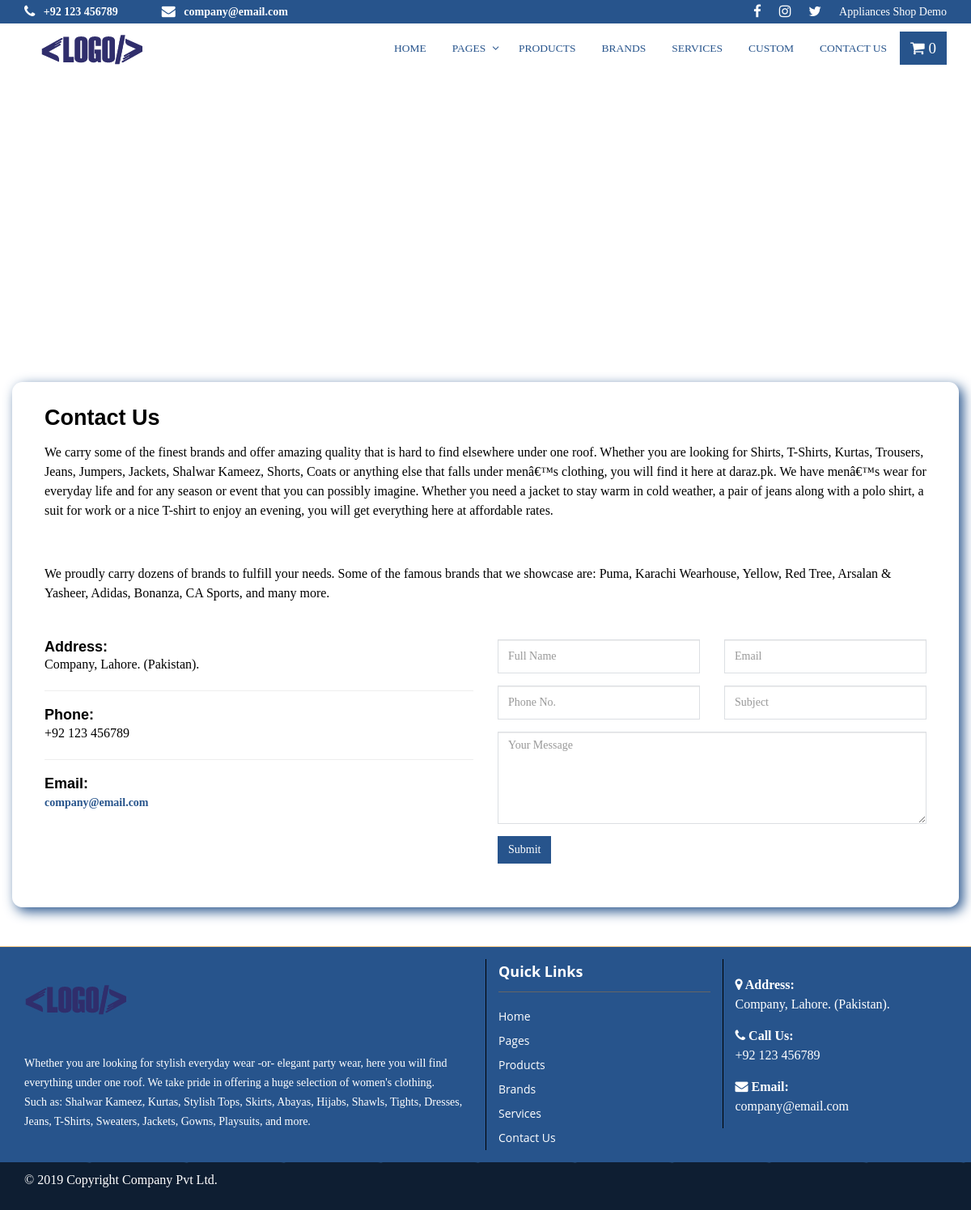
The page /contact.php on the database its author committed.
### tables this page shows
CREATE TABLE IF NOT EXISTS `contact` (
  `id` int(11) NOT NULL AUTO_INCREMENT,
  `sitename` text,
  `logo` text,
  `phone` text,
  `email` text,
  `address` text,
  `gmaps` text,
  `cover` text,
  `post` text,
  `fpost` text,
  `facebook` text,
  `twitter` text,
  `insta` text,
  `youtube` text,
  PRIMARY KEY (`id`)
);

CREATE TABLE IF NOT EXISTS `pages` (
  `id` int(11) NOT NULL AUTO_INCREMENT,
  `name` text NOT NULL,
  `slug` varchar(90) NOT NULL,
  `icon` text,
  `metak` text,
  `metad` text,
  `cover` text,
  `post` text,
  `res` int(11) NOT NULL DEFAULT '0',
  `ordr` int(11) NOT NULL,
  `hide` int(11) NOT NULL DEFAULT '0',
  PRIMARY KEY (`id`),
  UNIQUE KEY `slug` (`slug`)
);

### contact.php (the view, shortened to what this page needs)
<!DOCTYPE html>
<html lang="en">
<head>
  <?php if(empty( $_GET['page_name'])) $link = Null ?>
<?php include 'include/head.php'; ?>
</head>
<body class="body-wrapper">
  <div class="main_wrapper">
  <?php include 'include/header.php'; ?>
  <br>
  <?php
  $rows =mysqli_query($con,"SELECT * FROM contact where id=1 " ) or die(mysqli_error($con));
  while($row=mysqli_fetch_array($rows)){
    $pagepost = $row['post'];
  }
  ?>
     <div>
           <?php echo $gmaps ?>
     </div>
     <div class="container pbg" style="margin-top: -100px;position: relative;">
      <div class=" " >
          <h1>Contact Us</h1>
            <?php echo $pagepost ?>
         </div>
    <div class="row" class="pbg">
              <div class="col-md-12">
                 </div>
             </div>
     <div class="row ">
      <div class="col-md-6">
        <div class="address">
        <h4>Address:</h4>
        <ul class="list-unstyled">
            <?php echo $siteaddress ?>
        </ul>
        </div>
             <hr>
             <div class="phone">
            <h4>Phone:</h4>
            <ul class="list-unstyled">
              <li> <?php echo $sitephone ?></li>
          </ul>
        </div>
             <hr>
        <div class="email">
        <h4>Email:</h4>
        <ul class="list-unstyled">
            <li> <a href="mailto:<?php echo $sitemail ?>"><?php echo $sitemail ?></a></li>
        </ul>
        </div>
      </div>
      <div class="col-md-6">
             <div class="row">
        <div class="card">
            <div class="card-body">
                 <form action="" method="post">
                         <div class="form-row">
                             <div class="form-group col-md-6">
                               <input id="Full Name" name="name" placeholder="Full Name" class="form-control" type="text">
                             </div>
                             <div class="form-group col-md-6">
                               <input type="email" name="email" class="form-control" id="inputEmail4" placeholder="Email">
                             </div>
                           </div>
                         <div class="form-row">
                             <div class="form-group col-md-6">
                                 <input id="Phone No." name="phone" placeholder="Phone No." class="form-control" required type="text">
                             </div>
                             <div class="form-group col-md-6">
                                 <input id="Subject" name="subject" placeholder="Subject" class="form-control" required type="text">
                             </div>
                             <div class="form-group col-md-12">
                                       <textarea id="comment" name="msg" cols="40" rows="5" placeholder="Your Message"class="form-control"></textarea>
                             </div>
                         </div>
                         <div class="col-md-12">
                             <button name="submit" type="submit" class="btn bgcolor">Submit</button>
                         </div>
                     </form>
            </div>
        </div>
             </div>
    </div>
         <div class="clearfix">&nbsp;</div>
     </div>
     </div>
    <?php include 'include/footer.php'; ?>
</div>
</body>
</html>

### include/header.php (shortened to what this page needs)
<?php
        $rows =mysqli_query($con,"SELECT * FROM shop where status='cart' AND device='$device'" ) or die(mysqli_error($con));        $rowcount=mysqli_num_rows($rows);
?>
<header class="header-wrapper">
    <div class="topbar clearfix bgcolor">
      <div class="container">
      <ul class="topbar-left ">
          <li><i class="fa fa-phone"></i> <?php echo $sitephone ?> </li>
          <li class="email-id"> <i class="fa fa-envelope"></i>
            <a class="theme-text" href="mailto:<?php echo $sitemail ?>"><?php echo $sitemail ?></a>
          </li>
        </ul>
        <ul class="topbar-right    hidden-xs  hidden-sm">
          <li><i class="fa fa-facebook"></i></li>
          <li><i class="fa fa-instagram"></i></li>
          <li><i class="fa fa-twitter"></i></li>
          <li><?php echo $sitename ?></li>
        </ul>
      </div>
    </div>
    <div class="header clearfix">
      <nav class="navbar navbar-main navbar-default">
        <div class="container">
          <div class="row">
            <div class="col-xs-12">
              <div class="header_inner">
                <center>
                <div class="collapse navbar-collapse" id="main-nav"><span class="navbar-header"></span>
                  <ul class="nav navbar-nav">
              <li class="newlogo">
                <div class="hidden-xs">
                                <a class="logo clearfix" href="home"><img src="images/<?php echo $sitelogo; ?>" alt="" class="img-responsive"/></a>
                     </div>
              </li>
                    <?php
                    $rows =mysqli_query($con,"SELECT name,slug,res FROM pages WHERE hide=0  ORDER BY ordr" ) or die(mysqli_error($con));
                      while($row=mysqli_fetch_array($rows)){
                        $slug = $row['slug'];
                        $name = $row['name'];
                        $res = $row['res'];
                        ?>
                    <li <?php if($link==$slug) echo'class="bgcolor"' ;?> <?php if($slug=='pages') echo'class="dropdown"' ; else if($slug=='videos') echo'style="display:none;"'; ?>>
                      <a href="<?php if($res==0) echo'cpages-' ;?><?php if($slug=='pages') echo'#'; else  echo $slug ?>"></span><?php echo $name ?></a>
                    </li>
                    <?php } ?>
                    <li class="cartmenu bgcolor hidden-xs">
  <div class="dropdown show">
  <a style="font-size: 19px;" class="btn btn-secondary dropdown-toggle hoverwhite" href="#" role="button" id="dropdownMenuLink" data-toggle="dropdown" aria-haspopup="true" aria-expanded="false" style="color: #fff">
    <i class="fa fa-shopping-cart"></i> <span><?php echo $rowcount ?></span>
  </a>
</div>
                </li>
                  </ul>
                </div>
              </center>
              </div>
            </div>
          </div>
        </div>
      </nav>
    </div>
  </header>

### include/footer.php (shortened to what this page needs)
<br>
<br>
<footer class="footer-v1">
  <div class="menuFooter clearfix bgcolor">
    <div class="container">
      <div class="row clearfix">
        <div class="col-sm-6 col-xs-12">
        	<p><img src="images/<?php echo $sitelogo; ?>" alt="" class="img-responsive"/></p>
        	<p><?php echo $fpost ;?></p>
        </div>
        <div class="col-sm-3 col-xs-12 borderLeft">
          <h5 class="theme-text">Quick Links</h5>
          <ul class="menuLink">
            <?php
            $rows =mysqli_query($con,"SELECT name,slug,res FROM pages where res=1 AND hide=0  ORDER BY ordr" ) or die(mysqli_error($con));
            while($row=mysqli_fetch_array($rows)){
              $slug = $row['slug'];
              $name = $row['name'];
              ?>
              <li <?php if($slug=='videos') echo ' style="display:none;" ' ; ?> ><a class="theme-text" href="<?php echo $slug ?>"><?php echo $name ?></a></li>
            <?php } ?>
          </ul>
        </div>
        <div class="col-sm-3 col-xs-6 borderLeft">
          <div class="footer-address">
            <p>
              <strong><i class="fa fa-map-marker"></i> Address:</strong> <br>
              <?php echo $siteaddress ?>
            </p>
            <p>
             <strong><i class="fa fa-phone"></i> Call Us:</strong> <br>
             <?php echo $sitephone ?>
           </p>
           <p>
             <strong><i class="fa fa-envelope"></i> Email:</strong> <br>
             <?php echo $sitemail ?>
           </p>
         </div>
       </div>
     </div>
   </div>
 </div>
 <div class="footer clearfix bgcolor bgdark">
  <div class="container">
    <div class="row clearfix">
      <div class="col-sm-6 col-xs-12 copyRight">
        <p>© 2019 Copyright Company Pvt Ltd. </p>
      </div>
      <div class="col-sm-6 col-xs-12 privacy_policy">
      </div>
    </div>
  </div>
</div>
</footer>

### css/default.css (style rules this page uses)
a, a:hover, .header .navbar-default .navbar-nav li a:hover, .header .navbar-default .navbar-nav .active a, .header .navbar-default .navbar-nav .active a:hover, .header .navbar-default .navbar-nav .active a:focus, .header .navbar-nav li.open .dropdown-menu li a:hover, .header .navbar-nav li.open .dropdown-menu li a:focus, .header .navbar-nav li.dropdown .dropdown-menu li a:hover, .header .navbar-nav li.dropdown .dropdown-menu li a:focus, .header .navbar-nav li.open .dropdown-menu li.active a, .header .navbar-nav li.dropdown .dropdown-menu li.active a, .courses_right_inner td ul li.active a, .courses_right_inner td a:hover, .courses_left_inner ul li a:hover, .courses_left_inner ul li a:focus, .courses_left_inner ul li.active a, .item_inner a.fees, .sidebar_item.admission .item_inner.program ul li a:hover, .sidebar_item.admission .item_inner.program ul li.active a, .item_inner.question a, .fc-center h2, .fc-event-container a.more, ul.contact_info li .fa, ul.contact_info li a:hover, .error-content a, li.language.dropdown ul.dropdown-menu li.active a, li.language.dropdown ul.dropdown-menu li a:hover { color: var(--theme-color) }
.topbar, .btn.learnBtn, .related_post_sec a.more_post, .pagination>li>a, .pagination>li>span, .pagination>.active>a, .pagination>.active>span, .pagination>.active>a:hover, .pagination>.active>span:hover, .pagination>.active>a:focus, .pagination>.active>span:focus, .pagination>li>a:hover, .pagination>li>span:hover, .pagination>li>a:focus, .pagination>li>span:focus, .item_inner.slider .flex-direction-nav a, .single_content .tab_menu>ul li a:hover, .single_content .tab_menu>ul li.active a, .feature-section .commonBtn.secondaryBtn, .feature-section .commonBtn.secondaryBtn:hover, .feature-section .commonBtn.secondaryBtn:focus, .cartListInner .updateArea .btn, .cartListInner .updateArea .btn:hover { border-color: var(--theme-color) }
.topbar, .captionLink, .captionLink:hover, .learnBtn, .flex-control-paging li a.flex-active, .courses_right_inner th, .pagination>.active>a, .pagination>.active>span, .pagination>.active>a:hover, .pagination>.active>span:hover, .pagination>.active>a:focus, .pagination>.active>span:focus, .pagination>li>a:hover, .pagination>li>span:hover, .pagination>li>a:focus, .pagination>li>span:focus, #single_banner .flex-control-paging li a.flex-active, .single_content .tab_menu>ul li a:hover, .single_content .tab_menu>ul li.active a, .carousel-indicators li.active, .price-title, .version3 .header .navbar, .header-v3 .header .navbar, .feature-section .commonBtn.secondaryBtn, .cartListInner .updateArea .btn, .cartListInner .updateArea .btn:hover { background-color:var(--theme-color); }

### custom.css (style rules this page uses)
:root { --theme-color: #27548c; --theme-text: #fff; --text-color: #000; --hover-color: #000; }
.theme-text { color:var(--theme-text) !important; }
body { color:var(--text-color) !important; }
.h1, .h2, .h3, .h4, .h5, .h6, h1, h2, h3, h4, h5, h6 { color:var(--text-color) !important; }
body { font-family: Tahoma !important; font-weight: 100 !important; font-size: 16px; }
a { color: var(--theme-color) !important; }
.bgcolor { background-color: var(--theme-color) !important; color: var(--theme-text) !important; }
.pbg { background: #ffffff; padding: 3rem 4rem; box-shadow: 0px 0px 30px rgba(115, 128, 157, 0.1); -webkit-box-shadow: 5px 5px 15px var(--theme-color); border-radius: 1.25rem; }
.bgdark { background: url('images/bgdark.png'); background-size: contain; }
.hoverwhite { color:#fff !important; }
.menuLink li a { color: var(--theme-text); }

### include/header.php (style rules this page uses)
.cartmenu { position: relative; z-index: 99999; }
.newlogo { position: absolute !important; float: left !important; left: 35px; top: -18px; }
.navbar-nav { float: right; display: inline-block; margin-top: 10px; margin-bottom: 10px }

### rows shown on the page
contact: email "company@email.com", sitename "Appliances Shop Demo", logo (picture), post "We carry some of the finest brands and offer amazing quality that is hard to find elsewhere under one roof. Whether you are looking for Shirts, T-Shirts, Kurtas, Trousers, Jeans, Jumpers, Jackets, Shalwar Kameez, Shorts, Coats or anything else that falls under menâ€™s clothing, you will find it here at daraz.pk. We have menâ€™s wear for everyday life and for any season or event that you can possibly imagine. Whether you need a jacket to stay warm in cold weather, a pair of jeans along with a polo shirt, a suit for work or a nice T-shirt to enjoy an evening, you will get everything here at affordable rates. We proudly carry dozens of brands to fulfill your needs. Some of the famous brands…", address "Company, Lahore. (Pakistan).", phone "+92 123 456789", fpost "Whether you are looking for stylish everyday wear -or- elegant party wear, here you will find everything under one roof. We take pride in offering a huge selection of women's clothing. Such as: Shalwar Kameez, Kurtas, Stylish Tops, Skirts, Abayas, Hijabs, Shawls, Tights, Dresses, Jeans, T-Shirts, Sweaters, Jackets, Gowns, Playsuits, and more."
pages: name "HOME", name "Home"
pages: name "PAGES", name "Pages"
pages: name "PRODUCTS", name "Products"
pages: name "BRANDS", name "Brands"
pages: name "SERVICES", name "Services"
pages: name "CUSTOM"
pages: name "CONTACT US", name "Contact Us"

### other values the page prints
$rowcount "0"
